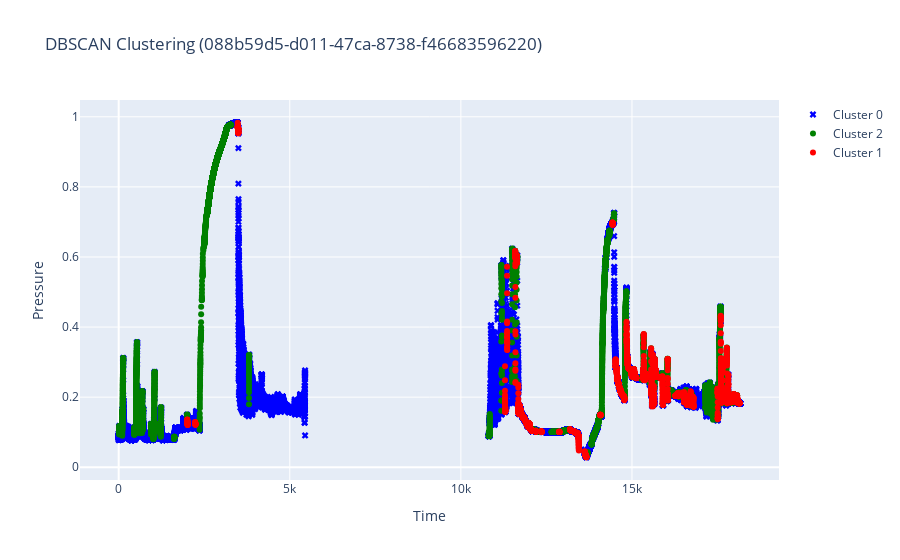

Notebook source saved alongside this figure:
### Markdown cell above
## Сырая кластеризация

### Code cell
filename, recovery, drop, clust_df = process_file(filename, DATA_PATH)
plot_data(clust_df, filename)

### Figure 1 — Plotly figure (JSON) as saved in the notebook; plotly's stock layout.template omitted (floating-point values rounded to 4 significant figures; data arrays with more than 128 entries replaced by an {"elided": "..."} marker saying what was removed)
{"data": [{"marker": {"color": "blue", "size": 6, "symbol": "x"}, "mode": "markers", "name": "Cluster 0", "type": "scatter", "x": {"elided": "34667 float values"}, "y": {"elided": "34667 float values"}}, {"marker": {"color": "green", "size": 6, "symbol": "circle"}, "mode": "markers", "name": "Cluster 2", "type": "scatter", "x": {"elided": "8712 float values"}, "y": {"elided": "8712 float values"}}, {"marker": {"color": "red", "size": 6, "symbol": "circle"}, "mode": "markers", "name": "Cluster 1", "type": "scatter", "x": {"elided": "3776 float values"}, "y": {"elided": "3776 float values"}}], "layout": {"showlegend": true, "title": {"text": "DBSCAN Clustering (088b59d5-d011-47ca-8738-f46683596220)"}, "xaxis": {"title": {"text": "Time"}}, "yaxis": {"title": {"text": "Pressure"}}}}
